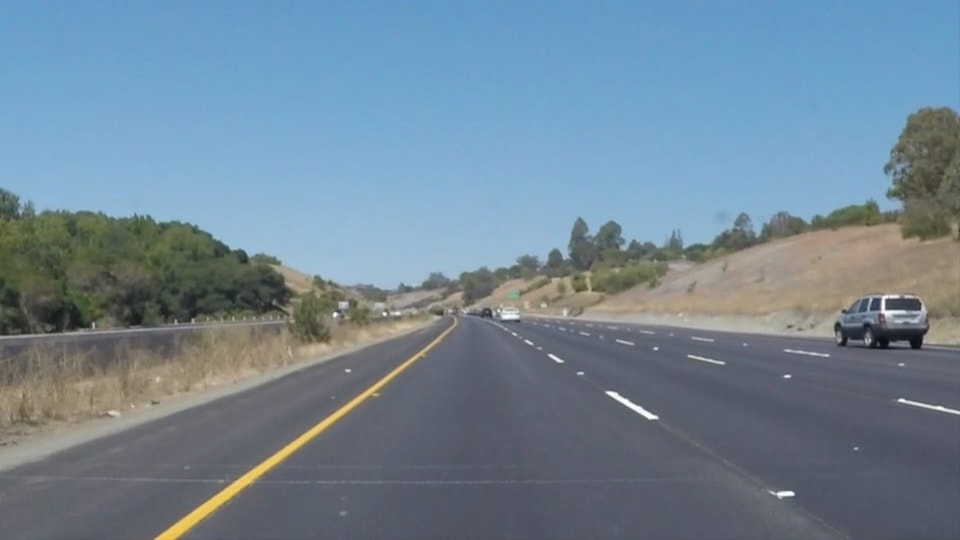
#> input picture Basic_lane_detection/solidYellowCurve.jpg, 960 x 540 px
$ python edge_detection.py
#> lines starting #> are read from the running program, lines starting #| are printed output that depends on the picture; after the words box and inside, x2 and y2 are one past the last pixel; in counts of white or black regions, pixels touching at a corner belong together
import cv2
import matplotlib.image as mpimg
import matplotlib.pyplot as plt
import numpy as np

image = mpimg.imread('solidYellowCurve.jpg')
#> image is the input picture: shape (540, 960, 3); mean R, G, B 113, 133.4, 149
image2 = np.copy(image)

print(image.shape)
#| (540, 960, 3)

# check for image shape to be in X x Y coordinates

#  converting the image into greyscale using cv2
gray = cv2.cvtColor(image, cv2.COLOR_RGB2GRAY)
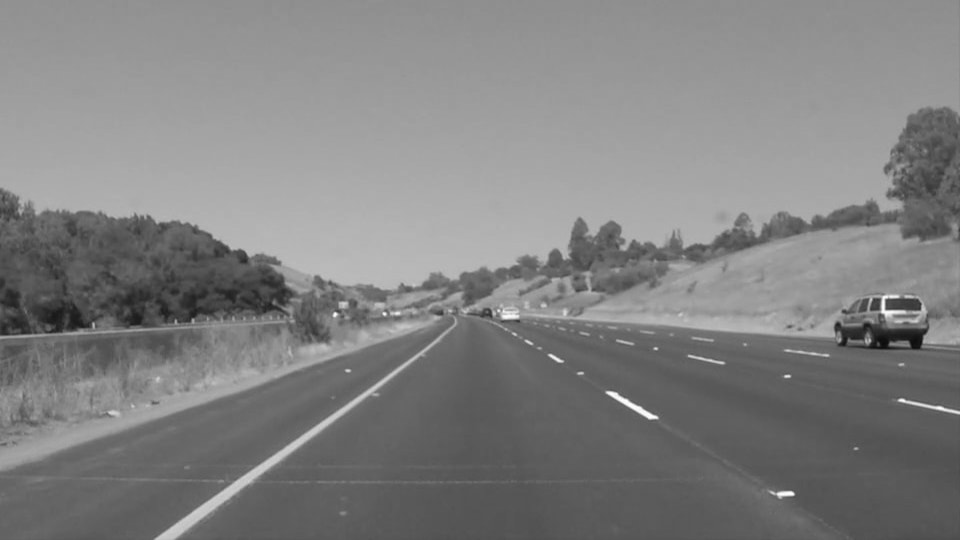
#> gray: shape (540, 960); min 11, max 254, mean 129.1


# softening the image using gaussian blue
kernel = 9
blur = cv2.GaussianBlur(gray, (kernel, kernel), 0)

# edge detection using canny algorithm
low = 20
high = 150
edges = cv2.Canny(blur, low, high)
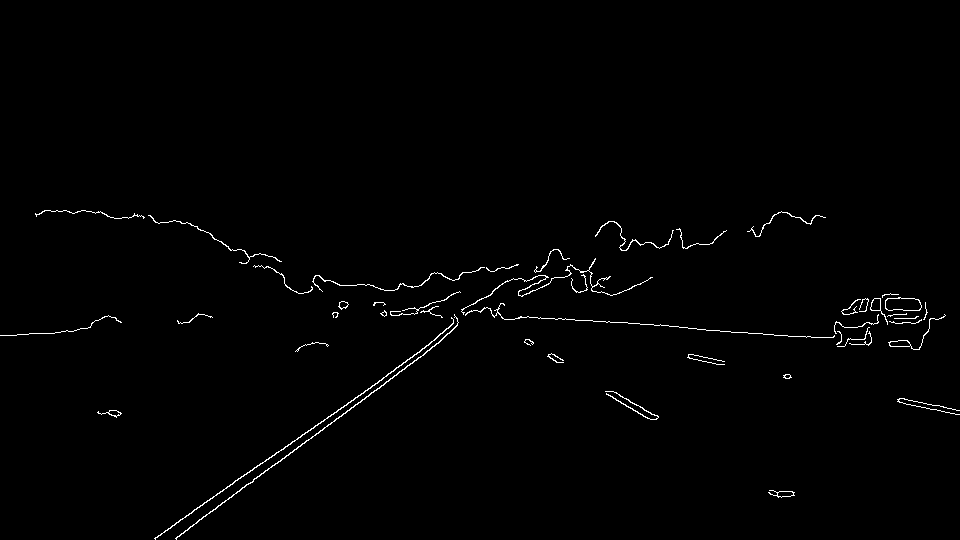
#> edges: shape (540, 960); 0.92% white in thin lines or dots, all inside (x1, y1, x2, y2) = (0, 210, 960, 540)

# line detection using hough transform

rho = 2
theta = np.pi / 180
threshold = 10
min_line_length = 5
max_line_gap = 20
line_image = np.copy(image) * 0  # blank image
#> line_image: shape (540, 960, 3); every value is 0

lines = cv2.HoughLinesP(edges, rho, theta, threshold, np.array([]),
                        min_line_length, max_line_gap)  # gives the coordinates of lines start to finish
#> lines = 338 rows, first 6: [520, 278, 559, 250], [154, 538, 419, 352], [336, 418, 438, 343], [898, 340, 922, 341], [571, 284, 609, 277], [414, 308, 444, 300]

# region masking
left = [0, 540]
right = [960, 540]
apex = [480, 310]

# A and B coefficients of a line
left_limits = np.polyfit((left[0], apex[0]), (left[1], apex[1]), 1)
right_limits = np.polyfit((right[0], apex[0]), (right[1], apex[1]), 1)
bottom_limits = np.polyfit((left[0], right[0]), (left[1], right[1]), 1)

# position of each pixel(xx and yy)
XX, YY = np.meshgrid(np.arange(0, image.shape[1]), np.arange(0, image.shape[0]))
region_masks = ((YY > (XX * left_limits[0] + left_limits[1])) & (YY > (XX * right_limits[0] + right_limits[1])) & (
            YY < (XX * bottom_limits[0] + bottom_limits[1])))

# Drawing those line a black image
for line in lines:
    for x1, y1, x2, y2 in line:
        if (region_masks[y1][x1]) and (region_masks[y2][x2]):  # checking if they are inside the masked region
            cv2.line(line_image, (x1, y1), (x2, y2), (255, 0, 20), 5)
#> this loop made 338 passes
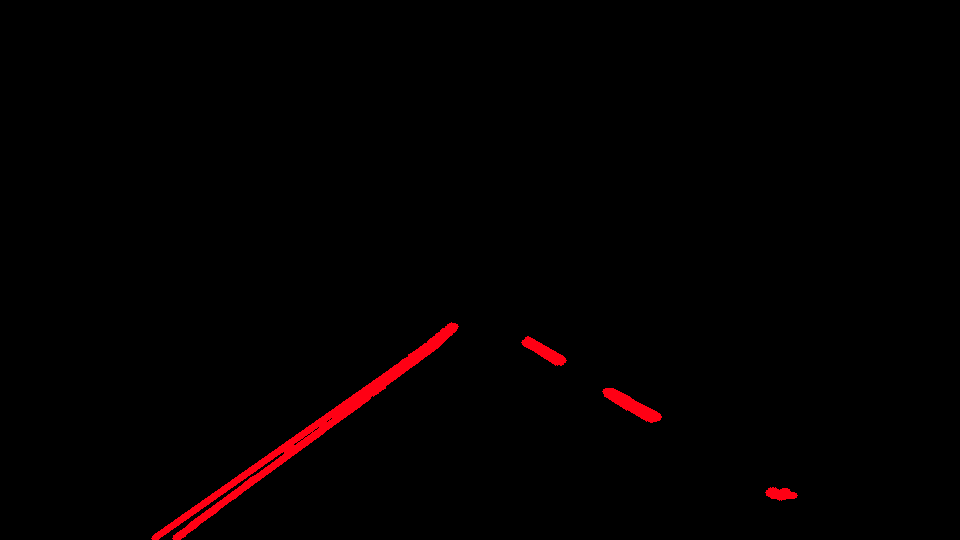
#> line_image: shape (540, 960, 3); mean R, G, B 3.2, 0, 0.3


# converting binary image to color image
color_edges = np.dstack((edges, edges, edges))

# overlaying one image on top of another
combined = cv2.addWeighted(image2, 0.8, line_image, 1, 0)
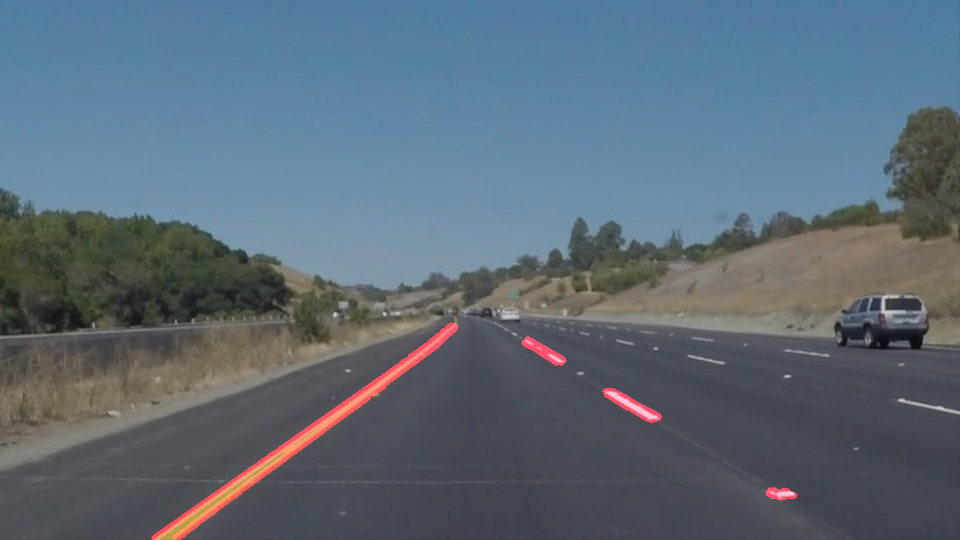
#> combined: shape (540, 960, 3); mean R, G, B 92.1, 106.7, 119.5
# plt.imshow(combined)
# plt.imshow(edges, cmap="Greys_r")
# plt.imshow(gray, cmap='gray')
plt.imshow(line_image)
plt.show()
